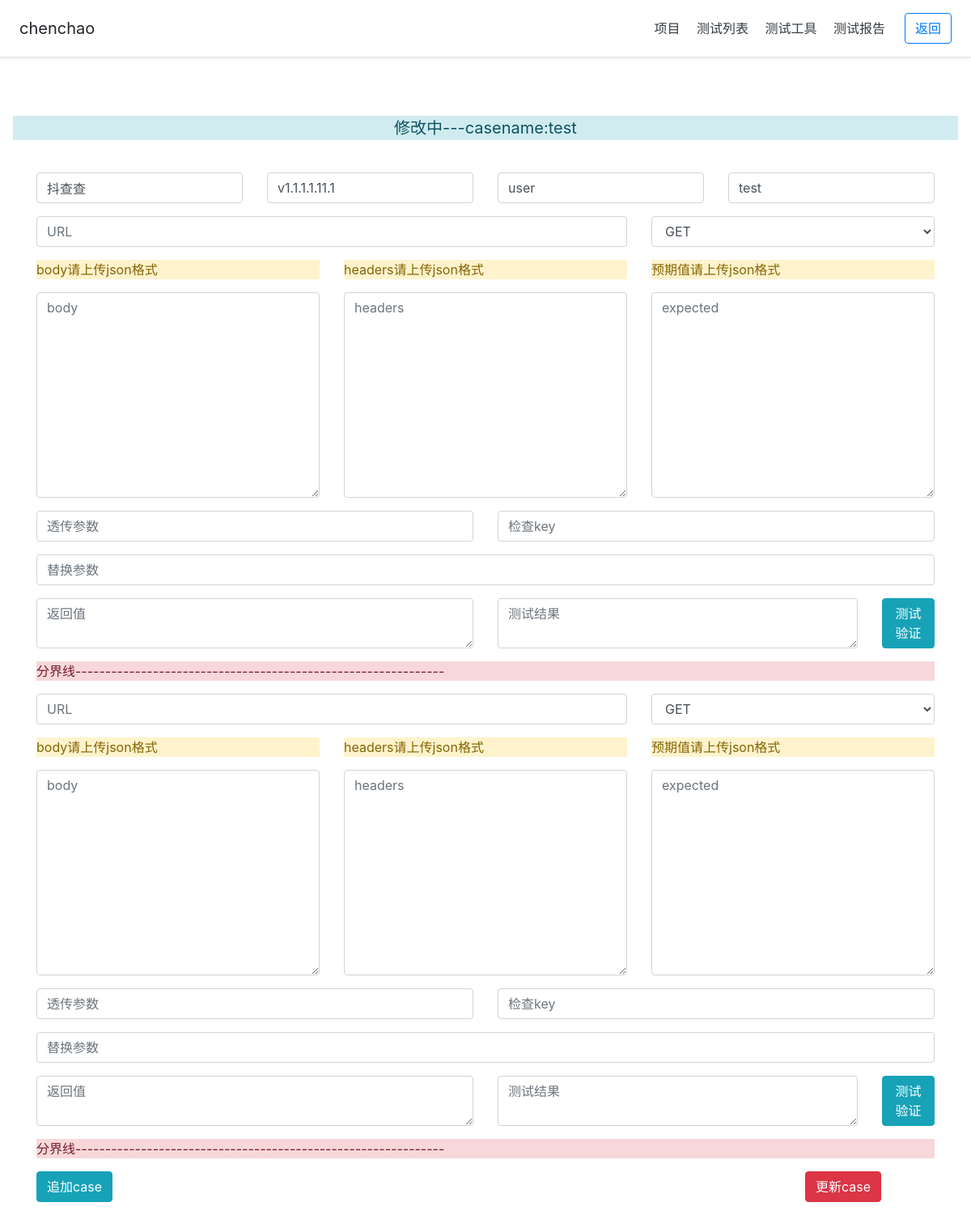
/Dcc/case_edit/?case_id=79 (signed in), run on the app's committed database.
### Dcc/models.py (models this page shows, shortened)
class apilist(models.Model):
    item = models.CharField(max_length=128)
    release = models.CharField(max_length=128)
    modules = models.CharField(max_length=128)
    casename = models.CharField(max_length=500)
    caselists =  models.CharField(max_length=1000)
    case_id = models.AutoField(primary_key=True)
    c_time = models.DateTimeField(auto_now_add=True)
    class Meta:
        ordering = ["-c_time"]
        verbose_name = "接口用例"
        verbose_name_plural = "接口用例"

### Dcc/views.py (the view)
# urls.py: path('case_edit/',views.case_edit),
@csrf_exempt
@ensure_csrf_cookie
def case_edit(request):
    if request.method == 'POST':
        caseapi_return = []
        caselist = request.POST.get('caselist_s')
        case = models.apilist.objects.get(case_id=caselist)
        case = eval(case.caselists.replace(' ', '').replace(r'\n', ''))
        for x in case:
            caseapi_return.append(case[x])
        print(caseapi_return)
        return HttpResponse(json.dumps(caseapi_return))
    else:
        apilist = {}
        case_id = request.GET.get('case_id')
        apilist = models.apilist()
        case = models.apilist.objects.get(case_id=case_id)
        item = case.item
        release = case.release
        modules = case.modules
        casename = case.casename
        caselists = case.caselists.replace(' ', '').replace(r'\n', '')
        caselists = eval(caselists)
        x=len(caselists)-1
        for case in caselists:
            print(caselists[case]['Casereplace'])
        return render(request, 'Dcc/caseedit.html', locals())

### Dcc/templates/Dcc/caseedit.html (shortened to what this page needs)
{% load static %}
<!doctype html>
<html lang="en">
  <head>
    <link href="https://cdn.bootcss.com/twitter-bootstrap/4.3.1/css/bootstrap.min.css" rel="stylesheet">
    <link href="{% static 'login/css/login.css' %}" rel="stylesheet"/>
  </head>
  <body>
    <div class="d-flex flex-column flex-md-row align-items-center p-3 px-md-4 mb-3 bg-white border-bottom shadow-sm">
  <h5 class="my-0 mr-md-auto font-weight-normal">{{ request.session.user_name }}</h5>
  <nav class="my-2 my-md-0 mr-md-3">
    <a class="p-2 text-dark" href="#">项目</a>
    <a class="p-2 text-dark" href="/Dcc/caseapi/">测试列表</a>
    <a class="p-2 text-dark" href="#">测试工具</a>
    <a class="p-2 text-dark" href="/Dcc/case_report/">测试报告</a>
  </nav>
  <a class="btn btn-outline-primary" href="/login/index/">返回</a>
</div>
<div class="pricing-header px-3 py-3 pt-md-5 pb-md-4 mx-auto text-center">
    <div class="alert-info">
        <p class="lead"><b>修改中---casename:{{casename}}</b></p>
    </div>
  </div>
     <form action="/Dcc/casetest/" method="post">
  <div class="container">
    <div class="row justify-content-start">
        <div class="col">
            <div class="form-group">
              <input type="text" class="form-control Item"  placeholder="项目名称" value="{{ item }}">
            </div>
          </div>
          <div class="col">
            <div class="form-group">
                    <input type="text" class="form-control Release"  placeholder="迭代版本" value="{{ release }}">
              </div>
          </div>
          <div class="col">
            <input type="text" class="form-control Modules" placeholder="模块" value="{{ modules }}">
          </div>
          <div class="col">
              <input type="text" class="form-control Casename"placeholder="case" value="{{ casename }}">
            </div>
    </div>
            <div id="request" data-index=1>
                {% for keys, row in caselists.items %}
            <div class="row justify-content-start">
                <div class="col-8">
                    <div class="form-group">
                        <input  type="text" class="form-control Caseurl{{keys}}" placeholder="URL" >
                    </div>
                  </div>
                  <div class="col-4">
                    <div class="form-group">
                        <select class="form-control Caserequest{{keys}}">
                            <option>GET</option>
                        </select>
                      </div>
                  </div>
            </div>
            <div class="row justify-content-start">
                <div class="col-4">
                    <div class="form-group alert-warning">
                        <p>body请上传json格式</p>
                    </div>
                  </div>
                  <div class="col-4">
                    <div class="form-group alert-warning">
                        <p>headers请上传json格式</p>
                      </div>
                  </div>
                  <div class="col-4">
                    <div class="form-group alert-warning">
                        <p>预期值请上传json格式</p>
                    </div>
                  </div>
            </div>
            <div class="row justify-content-start">
                <div class="col-4">
                    <div class="form-group">
                        <textarea   class="form-control Casebody{{keys}}" rows="10" placeholder="body"></textarea>
                    </div>
                  </div>
                  <div class="col-4">
                    <div class="form-group">
                        <textarea class="form-control Caseheaders{{keys}}" rows="10" placeholder="headers"></textarea>
                      </div>
                  </div>
                  <div class="col-4">
                    <div class="form-group">
                        <textarea  class="form-control Caseexpected{{keys}}" rows="10" placeholder="expected"></textarea>
                    </div>
                  </div>
            </div>
            <div class="row justify-content-start">
                <div class="col-6">
                    <div class="form-group">
                        <input  type="text" class="form-control Casedeliver{{keys}}" placeholder="透传参数">
                    </div>
                  </div>
                  <div class="col-6">
                    <div class="form-group">
                        <input  type="text" class="form-control Casekey{{keys}}" placeholder="检查key">
                      </div>
                  </div>
            </div>
             <div class="row justify-content-start">
                <div class="col-12">
                    <div class="form-group">
                        <input   type="text" class="form-control replace{{keys}}" placeholder="替换参数">
                    </div>
                  </div>
            </div>
            <div class="row justify-content-start">
                <div class="col-6">
                    <div class="form-group">
                        <textarea  class="form-control Response{{keys}}" rows="0" placeholder="返回值"></textarea>
                    </div>
                  </div>
                  <div class="col-5">
                    <div class="form-group">
                        <textarea  class="form-control result{{keys}}" rows="0" placeholder="测试结果"></textarea>
                    </div>
                  </div>
                  <div class="col-1">
                    <div class="form-group">
                        <button data-casetest=1  type="button" class="btn btn-info test{{keys}}" onclick="casetest({{keys}})">测试验证</button>
                    </div>
                  </div>
            </div>
            <div class="row justify-content-start">
                <div class="col">
                    <div class="form-group alert-danger">
                        <p>分界线--------------------------------------------------------------</p>
                      </div>
                  </div>
            </div>
                 {% endfor %}
        </div>
      <div class="row justify-content-start">
                <div class="col-2">
                    <div class="form-group">
                       <button type="button" class=" btn btn-info" onclick="appendrequest()">追加case</button>
                    </div>
                  </div>
                  <div class="col-8">
                  </div>
                  <div class="col-2">
                    <div class="form-group">
                       <button type="button" class="btn btn-danger" onclick="caseupdate()">更新case</button>
                    </div>
                  </div>
            </div>
  </div>
     </form>
  </body>
</html>

### login/static/login/css/login.css (style rules this page uses)
body { height: 100%; }

### data on the page
apilist: casename "test", item "抖查查", release "v1.1.1.1.11.1", modules "user"

### other printed values
{{ request.session.user_name }} "chenchao"
